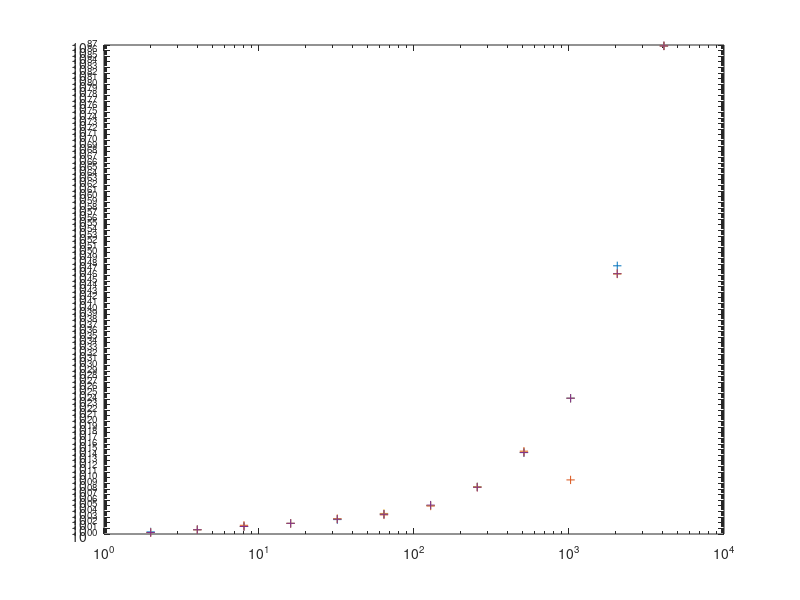
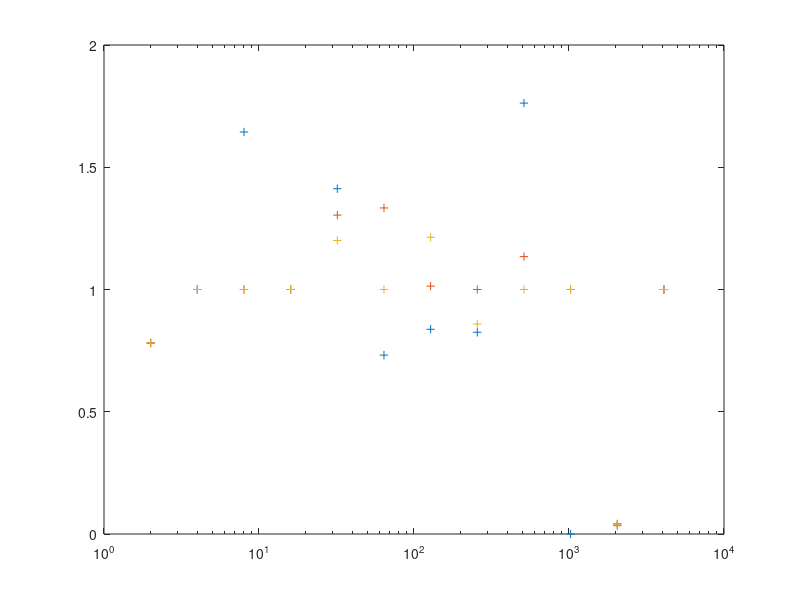

These figures' MATLAB source, in order:
function[CC, DD, EE] = tron()
    A = zeros(1,12);
    B = zeros(12,1);
    C = zeros(12,1);
    D = zeros(12,1);
    E = zeros(12,1);
 
    CC = zeros(12,1);
    DD = zeros(12,1);
    EE = zeros(12,1);
for i=1:12
    A(1,i)=2^i;
end

B =[2.355555;
5.772174;
21.564825;
78.386117;
367.354380;
3428.785440;
114646.068341;
248251695.189372;
309160795735982.500000;
1442892428620862796595200.000000;
519844648708237113564692356533873350179041574912.000000;
694183551367222034495701190111173477600443568691629837974445508531878326926858378018816.000000
];

C = [ 1.840188;
 5.772174;
 35.456334;
 78.386117;
 518.794468;
 2508.716486;
 95998.564061;
 204856231.360273;
 544849462664011.187500;
 4195517102.495953;
 21391104965534411002172110528820179660917702656.000000;
 694183551367223138775116676601379467161381533015702230151881055793727152930734185906176.000000
];
D=[1.840188;
5.772174;
21.564825;
78.386117;
479.131261;
4572.638623;
116217.714570;
248251695.189372;
350765762371038.062500;
1442892428620863601901568.000000;
17683359367748519392515080667002661056131629056.000000;
694183551367223138775116676601379467161381533015702230151881055793727152930734185906176.000000
];
E=[1.840188;
5.772174;
21.564825;
78.386117;
441.033941;
3428.785440;
139132.300731;
213151074.558358;
309160795735982.562500;
1442892428620863601901568.000000;
19844648708237095817583953338661729225196699648.000000;
694183551367223138775116676601379467161381533015702230151881055793727152930734185906176.000000;
];
Y=[B,C,D,E];
for i=1:12
    
    CC(i, 1)= C(i,1) / B(i,1);
    DD(i, 1)= D(i,1) / B(i,1);
    EE(i, 1)= E(i,1) / B(i,1);
end
Z = [ CC, DD, EE];
figure(1);
title('triangular one norm of a matrix');
loglog(A, Y,'LineStyle','none','Marker','+');
%loglog(A, C, 'LineStyle', 'none', 'Marker','+','MarkerEdgeColor','k');

figure(2);
semilogx(A,Z,'LineStyle', 'none', 'Marker','+');
    return